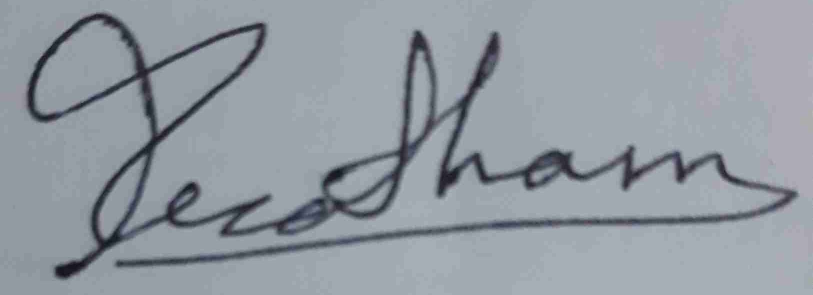
#> input picture Signature.jpg, 1625 x 590 px, found by its file name (shown at 1/2 size)
$ python gen_signature.py
#> lines starting #> are read from the running program, lines starting #| are printed output that depends on the picture; after the words box and inside, x2 and y2 are one past the last pixel; in counts of white or black regions, pixels touching at a corner belong together
"""Turn the photographed signature into a clean, uniform transparent PNG.

The source is a phone photo: grey paper, uneven lighting, a blue-black ink
stroke. For a "signing" animation the ink must be isolated so it can be drawn
progressively over the page background.

A GLOBAL luminance threshold does not work here: the paper is brighter on the
left of the frame, so the "P" gets a wide soft halo while the rest of the
signature is crisp. Measured soft/solid ratio per band: 8.06 on the P against
~0.31 elsewhere — that halo is the "splash" that looks wrong.

The fix is a LOCAL threshold: divide out the paper's illumination with a large
blur, then threshold the ratio. Ink is then equally dark relative to its own
neighbourhood everywhere, so the stroke has the same weight across the frame.
"""
from PIL import Image, ImageFilter
import numpy as np
import os

ROOT = r'C:\Users\gargp\Downloads\Portfolio'
SRC = os.path.join(ROOT, 'Signature.jpg')
OUT = os.path.join(ROOT, 'public', 'signature.png')

with Image.open(SRC) as im:
#> im is the input picture: PIL image 1625x590 RGB; mean R, G, B 147.1, 154.9, 162.5
    rgb = im.convert('RGB')
    print('source:', im.size, im.mode)
#| source: (1625, 590) RGB

    if rgb.width > 1200:
        scale = 1200 / rgb.width
#> scale = 0.738
        rgb = rgb.resize((1200, round(rgb.height * scale)), Image.LANCZOS)
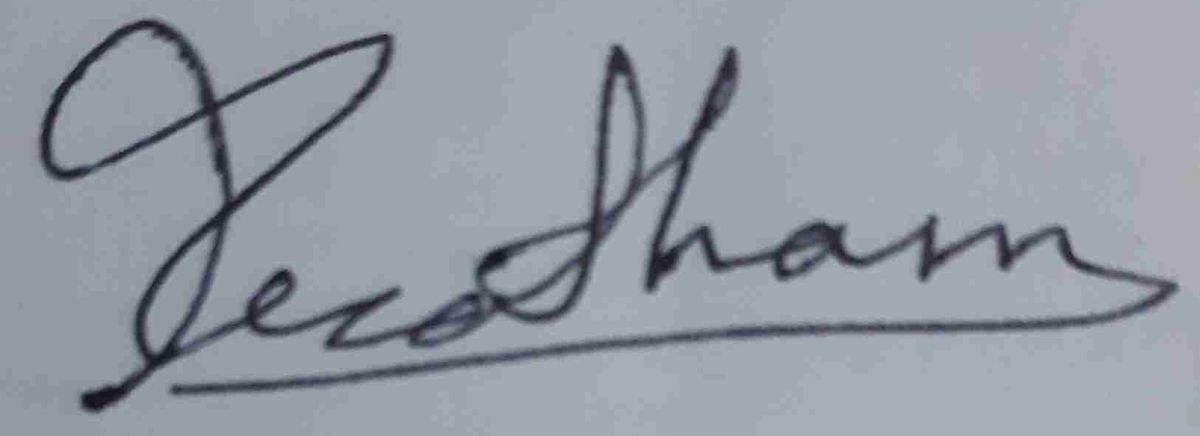
#> rgb: PIL image 1200x436 RGB; mean R, G, B 147.1, 154.9, 162.5

    a = np.asarray(rgb).astype(np.float32)
    lum = 0.2126 * a[:, :, 0] + 0.7152 * a[:, :, 1] + 0.0722 * a[:, :, 2]

    # Estimate the paper's illumination with a large blur. The blur radius must
    # be much wider than the stroke, so the stroke itself does not bias the
    # local paper level.
    paper_img = Image.fromarray(lum.astype(np.uint8), 'L').filter(ImageFilter.GaussianBlur(60))
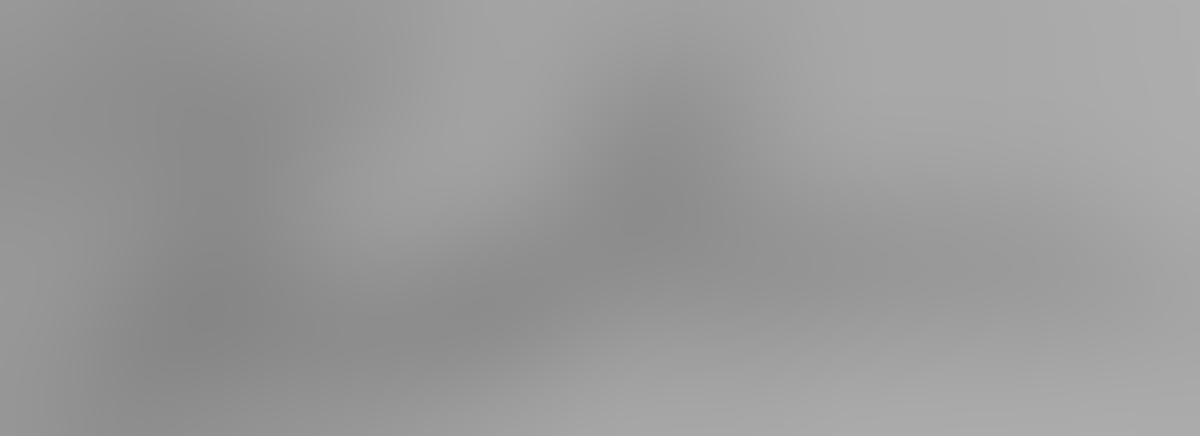
#> paper_img: PIL image 1200x436 L; min 134, max 173, mean 153.7
    paper = np.asarray(paper_img).astype(np.float32)
    paper = np.maximum(paper, 1.0)

    # Ratio of local luminance to local paper level: 1.0 on blank paper, well
    # below 1 on ink. This is illumination-invariant.
    ratio = lum / paper
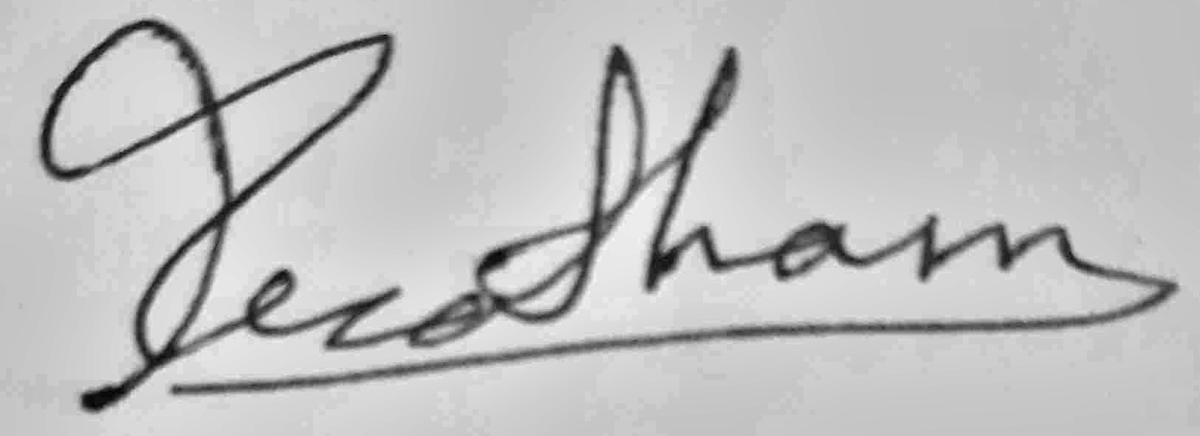
#> ratio: shape (436, 1200) float32; min 0.108, max 1.29, mean 0.999; drawn with min black and max white
    print(f'ratio: paper(p90)={np.percentile(ratio, 90):.3f} '
          f'ink(p2)={np.percentile(ratio, 2):.3f}')
#| ratio: paper(p90)=1.120 ink(p2)=0.376

    # A tight ramp around the ink level gives every stroke the same weight.
    hi = 0.86
    lo = 0.58
    alpha = np.clip((hi - ratio) / (hi - lo), 0, 1)
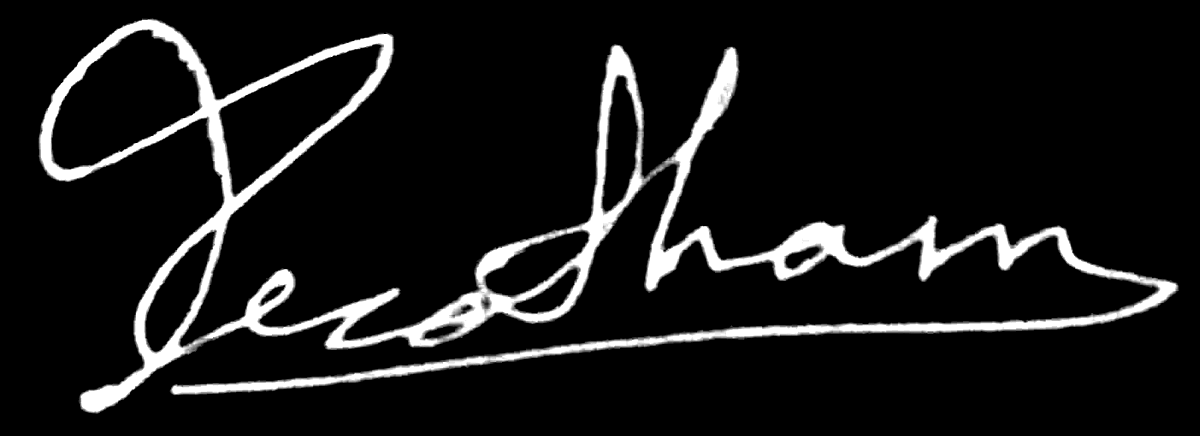
#> alpha: shape (436, 1200) float32; min 0, max 1, mean 0.0921

    # Drop paper grain: anything below 15% is noise, not ink.
    alpha[alpha < 0.15] = 0
#> alpha: shape (436, 1200) float32; 0.86% of pixels changed, all inside (x1, y1, x2, y2) = (38, 18, 1180, 414)

    mask = Image.fromarray((alpha * 255).astype(np.uint8), 'L')
    # A light blur removes JPEG blocking without softening the stroke.
    mask = mask.filter(ImageFilter.GaussianBlur(0.5))

    bbox = mask.getbbox()
#> bbox = (38, 17, 1180, 415)
    if bbox is None:
        raise SystemExit('no ink found — threshold is wrong')
    mask = mask.crop(bbox)
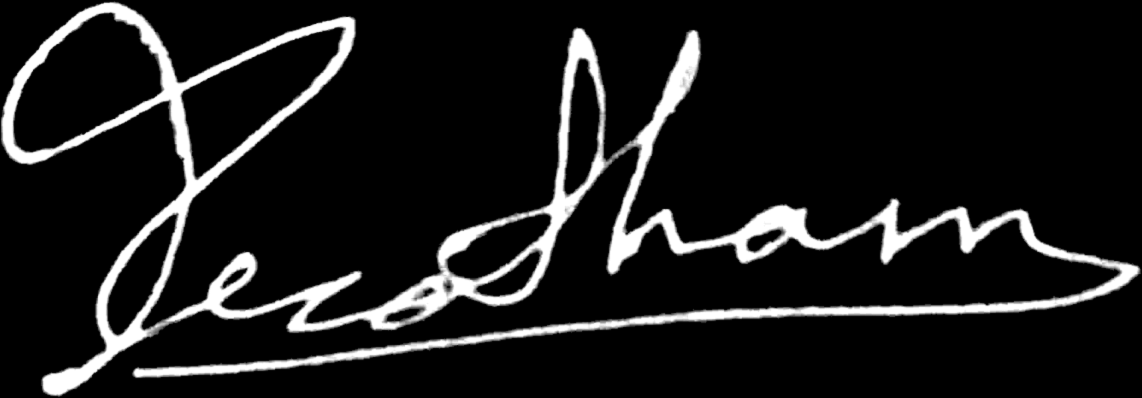
#> mask: PIL image 1142x398 L; min 0, max 255, mean 26.8
    print('trimmed to:', mask.size)
#| trimmed to: (1142, 398)

    out = Image.new('RGBA', mask.size, (255, 255, 255, 0))
    out.putalpha(mask)
    out.save(OUT, 'PNG', optimize=True)

    size = os.path.getsize(OUT)
    print(f'wrote {OUT}  {mask.size[0]}x{mask.size[1]}  {size / 1024:.1f} KB')
#| wrote C:\Users\gargp\Downloads\Portfolio/public/signature.png  1142x398  77.8 KB
    if size == 0:
        raise SystemExit('EMPTY OUTPUT')
